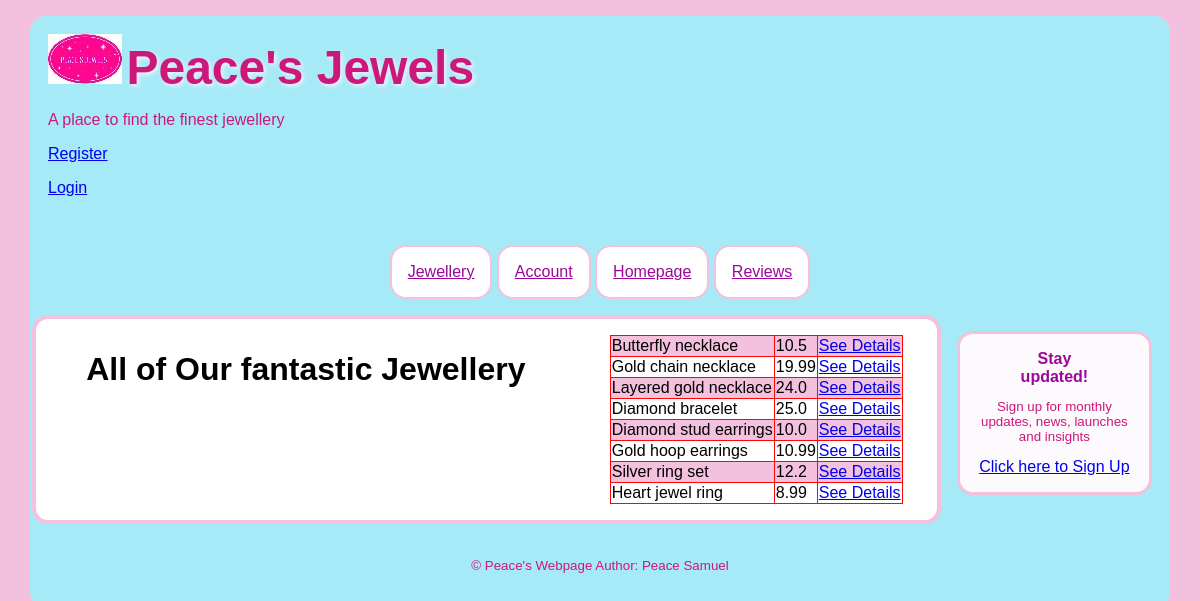
Page /products on the committed database.
### tables this page shows
CREATE TABLE jewellery
(
    jewellery_id INTEGER PRIMARY KEY AUTOINCREMENT,
    name TEXT NOT NULL,
    price REAL NOT NULL,
    description TEXT NOT NULL
);

### app.py (the view)
@app.route("/products")
def products():
    db = get_db()
    jewellery = db.execute("""SELECT * FROM jewellery;""").fetchall()
    return render_template("products.html", jewellery=jewellery)

### app.py (called while the page is built)
@app.before_request
def load_logged_in_user():
    g.user = session.get("user_id", None)

### database.py (called while the page is built)
def get_db():
    if "db" not in g:
        g.db = sqlite3.connect(DATABASE,
            detect_types=sqlite3.PARSE_DECLTYPES
        )
        g.db.row_factory = sqlite3.Row
    return g.db

### ca1/templates/products.html
{% extends "base.html" %}
{% block main %}
<h1>All of Our fantastic Jewellery</h1>
<table>
    {% for jewel in jewellery %}
    <tr>
        <td>{{ jewel["name"] }}</td>
        <td>{{ jewel["price"] }}</td>
        <td>
            <a href="{{ url_for('jewel',jewellery_id=jewel['jewellery_id'] ) }}">See Details</a>
        </td>
    </tr>
    {% endfor %}
</table>
{% endblock %}

### ca1/templates/base.html (shortened to what this page needs)
<!DOCTYPE html>
<html lang="en">
    <head>
        <link rel="stylesheet" href="{{ url_for('static', filename='styles.css') }}"/>
    </head>
    <body>
        <header>
            <img alt="Jewel Logo" src="{{ url_for('static',filename= 'logo.jpeg') }}" />
            <h1>Peace's Jewels</h1>
            <p>A place to find the finest jewellery</p>
            {% if g.user %}
                <p>User id: {{ g.user }}</p>
                <p><a href="{{ url_for('logout') }}">Logout</a></p>
            {% else %}
                <p><a href="{{ url_for('register') }}">Register</a></p>
                <p><a href="{{ url_for('login') }}">Login</a></p>
            {% endif %}
        </header>
        <nav>
            <a href="{{ url_for('products') }}">Jewellery</a>
            <a href="{{ url_for('account') }}">Account</a>
            <a href="{{ url_for('index') }}">Homepage</a>
            <a href="{{ url_for('all_reviews') }}">Reviews</a>
        </nav>
        <main>
            {% block main %}
            {% endblock%}
        </main>
        <aside>
            <section>
                <h4>Stay updated!</h4>
                <small><p>Sign up for monthly updates, news, launches and insights</p></small>
                <a href="{{ url_for('subscription') }}">Click here to Sign Up</a>
            </section>
        </aside>
        <footer>
            <p>
                <small>
                    &copy; Peace's Webpage
                    Author: Peace Samuel
                </small>
            </p>
        </footer>
    </body>
</html>

### ca1/static/styles.css (style rules this page uses)
*, *:before,*:after { box-sizing: border-box; }
:root { --base-bgcolor: rgb(243, 193, 221); --main-color: rgb(204, 24, 123); --main-bgcolor: rgb(166, 234, 247); --component-color: black; --component-bgcolor:white; --special-textcolor: rgb(155, 7, 155); font-family:'Franklin Gothic Medium', 'Arial Narrow', Arial, sans-serif; font-size: 16px; }
html { background-color: var(--base-bgcolor); }
body { color: var(--main-color); background-color: var(--main-bgcolor); border: solid 2px var(--main-bgcolor); border-radius: 2rem; width: 80%; margin: 0 auto; }
header > h1 { display: inline; font-size: 3rem; text-shadow: rgb(250, 240, 250) 2px 2px 4px; }
header { padding: 1rem; display:inline-block; }
body > * { margin-bottom: 1rem; }
table { border-collapse: collapse; }
td, th { border: 1px solid rgb(252, 7, 7) }
@media (hover: none) { tr:nth-child(odd) { background-color: var(--base-bgcolor); } }
img { max-width: 100%; }
nav { text-align: center; }
nav >a { color: var(--special-textcolor); background-color: var(--component-bgcolor); border: solid 2px var(--base-bgcolor); border-radius: 1rem; padding: 1rem; display: inline-block; }
main { color: var(--component-color); background-color: var(--component-bgcolor); border: solid 4px var(--base-bgcolor); border-radius: 1rem; }
main >*, main >section>* { margin: 1rem; padding: 1rem; }
aside > section { margin: 1rem; padding: 1rem; border: solid 3px var(--base-bgcolor); border-radius: 1rem; background-color: rgb(252, 250, 252); }
aside h4 { color: var(--special-textcolor); margin: 0 1rem; padding: 0 1rem; }
footer { text-align: center; }
@media screen and (min-width: 300px) { body { border-radius: 1rem; width: 95%; margin: auto auto; } }
@media screen and (min-width: 300px) { main { display: flex; flex-direction: row; flex-wrap: wrap; justify-content: space-around; } }
@media screen and (min-width: 300px) { aside >section { text-align:center; } }
@media screen and (min-width: 450px) { body { border-radius: 1rem; width: 95%; margin: 1rem auto; } }
@media screen and (min-width: 450px) { main { display: flex; flex-direction: row; flex-wrap: wrap; justify-content: space-around; } }
@media screen and (min-width: 450px) { aside >section { text-align:center; } }
@media screen and  (min-width: 1000px) { body { display: grid; grid-template-columns: 80% 20%; grid-template-rows: auto; grid-template-areas: "upper-top upper-top" "lower-top lower-top" "middle-left middle-right" "bottom bottom"; } }
@media screen and  (min-width: 1000px) { header { grid-area: upper-top; } }
@media screen and  (min-width: 1000px) { nav { grid-area: lower-top; } }
@media screen and  (min-width: 1000px) { main { grid-area: middle-left; } }
@media screen and  (min-width: 1000px) { aside { grid-area: middle-right; } }
@media screen and  (min-width: 1000px) { footer { grid-area: bottom; } }

### rows in the picture
jewellery: name "Butterfly necklace", price "10.5"
jewellery: name "Gold chain necklace", price "19.99"
jewellery: name "Layered gold necklace", price "24.0"
jewellery: name "Diamond bracelet", price "25.0"
jewellery: name "Diamond stud earrings", price "10.0"
jewellery: name "Gold hoop earrings", price "10.99"
jewellery: name "Silver ring set", price "12.2"
jewellery: name "Heart jewel ring", price "8.99"
